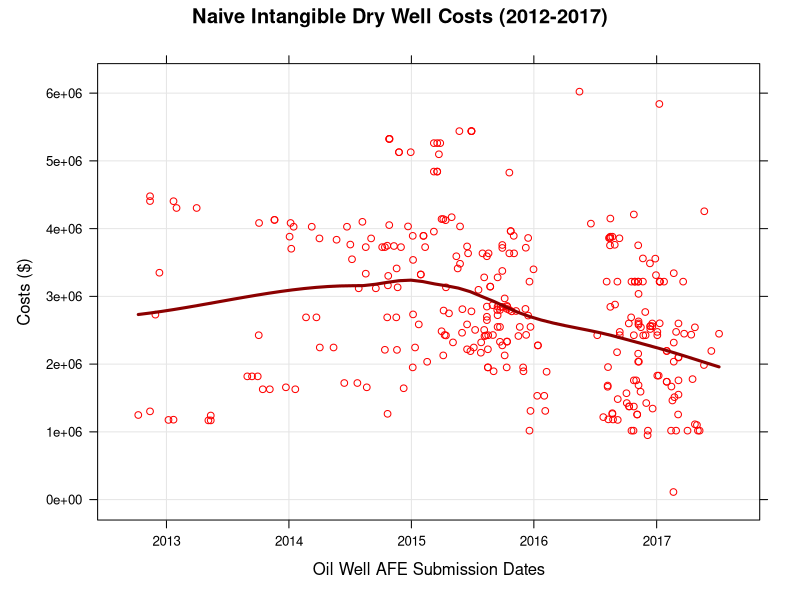

Write the R code that produced this figure.
library(lattice)
Data <- read.csv("afes.csv", header=TRUE)
str(Data)
Data$ProductDates <- as.POSIXct(strptime(Data$ProductDates,"%d-%B-%Y"))
regmodel <- lm(IntangibleDryWell ~ ProductDates, data=Data)
xyplot(IntangibleDryWell ~ ProductDates, data = Data[order(Data$ProductDates),],
       xlab = "Oil Well AFE Submission Dates",
       ylab = "Costs ($)",
       main = "Naive Intangible Dry Well Costs (2012-2017)",
       grid = TRUE,
       col = c('red'),
       type = c("p", "smooth"), 
       col.line = "darkred", 
       lwd = 3
)